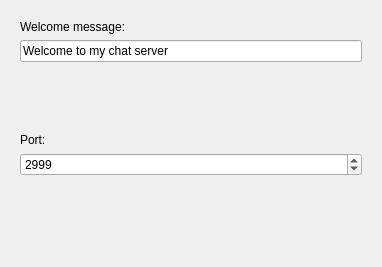
<?xml version="1.0" encoding="UTF-8"?>
<ui version="4.0">
 <class>Dialog</class>
 <widget class="QDialog" name="Dialog">
  <property name="geometry">
   <rect>
    <x>0</x>
    <y>0</y>
    <width>382</width>
    <height>267</height>
   </rect>
  </property>
  <property name="windowTitle">
   <string>Dialog</string>
  </property>
  <layout class="QVBoxLayout" name="verticalLayout">
   <item>
    <widget class="QStackedWidget" name="stackedWidget">
     <property name="currentIndex">
      <number>0</number>
     </property>
     <widget class="QWidget" name="page">
      <layout class="QVBoxLayout" name="verticalLayout_2">
       <item>
        <widget class="QLabel" name="label">
         <property name="text">
          <string>Welcome message:</string>
         </property>
        </widget>
       </item>
       <item>
        <widget class="QLineEdit" name="txtMessage">
         <property name="text">
          <string>Welcome to my chat server</string>
         </property>
        </widget>
       </item>
       <item>
        <spacer name="verticalSpacer">
         <property name="orientation">
          <enum>Qt::Vertical</enum>
         </property>
         <property name="sizeHint" stdset="0">
          <size>
           <width>20</width>
           <height>40</height>
          </size>
         </property>
        </spacer>
       </item>
       <item>
        <widget class="QLabel" name="label_2">
         <property name="text">
          <string>Port:</string>
         </property>
        </widget>
       </item>
       <item>
        <widget class="QSpinBox" name="sbPort">
         <property name="maximum">
          <number>64000</number>
         </property>
         <property name="value">
          <number>2999</number>
         </property>
        </widget>
       </item>
       <item>
        <spacer name="verticalSpacer_2">
         <property name="orientation">
          <enum>Qt::Vertical</enum>
         </property>
         <property name="sizeHint" stdset="0">
          <size>
           <width>20</width>
           <height>40</height>
          </size>
         </property>
        </spacer>
       </item>
      </layout>
     </widget>
     <widget class="QWidget" name="page_2">
      <layout class="QVBoxLayout" name="verticalLayout_3">
       <item>
        <layout class="QHBoxLayout" name="horizontalLayout">
         <item>
          <widget class="QPushButton" name="btnStart">
           <property name="text">
            <string>Start</string>
           </property>
          </widget>
         </item>
         <item>
          <widget class="QPushButton" name="btnStop">
           <property name="text">
            <string>Stop</string>
           </property>
          </widget>
         </item>
        </layout>
       </item>
       <item>
        <widget class="QLabel" name="lblStatus">
         <property name="text">
          <string>Closed</string>
         </property>
        </widget>
       </item>
      </layout>
     </widget>
    </widget>
   </item>
   <item>
    <widget class="QDialogButtonBox" name="buttonBox">
     <property name="standardButtons">
      <set>QDialogButtonBox::NoButton</set>
     </property>
    </widget>
   </item>
  </layout>
 </widget>
 <resources/>
 <connections/>
</ui>
